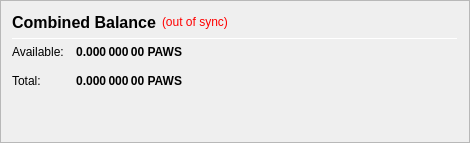
                   <widget class="QFrame" name="frame_CombinedBalances">
                    <property name="minimumSize">
                     <size>
                      <width>470</width>
                      <height>0</height>
                     </size>
                    </property>
                    <property name="frameShape">
                     <enum>QFrame::StyledPanel</enum>
                    </property>
                    <property name="frameShadow">
                     <enum>QFrame::Raised</enum>
                    </property>
                    <layout class="QVBoxLayout" name="verticalLayout_5">
                     <item>
                      <layout class="QHBoxLayout" name="horizontalLayout_5" stretch="0,0,0">
                       <item>
                        <widget class="QLabel" name="label_5z">
                         <property name="minimumSize">
                          <size>
                           <width>0</width>
                           <height>20</height>
                          </size>
                         </property>
                         <property name="font">
                          <font>
                           <pointsize>12</pointsize>
                           <weight>75</weight>
                           <bold>true</bold>
                          </font>
                         </property>
                         <property name="toolTip">
                          <string>Combined Balance (including unconfirmed and immature coins)</string>
                         </property>
                         <property name="text">
                          <string>Combined Balance</string>
                         </property>
                        </widget>
                       </item>
                       <item>
                        <widget class="QLabel" name="labelWalletStatus">
                         <property name="cursor">
                          <cursorShape>WhatsThisCursor</cursorShape>
                         </property>
                         <property name="toolTip">
                          <string>The displayed information may be out of date. Your wallet automatically synchronizes with the PAWS network after a connection is established, but this process has not completed yet.</string>
                         </property>
                         <property name="styleSheet">
                          <string notr="true">QLabel { color: red; }</string>
                         </property>
                         <property name="text">
                          <string notr="true">(out of sync)</string>
                         </property>
                         <property name="alignment">
                          <set>Qt::AlignLeading|Qt::AlignLeft|Qt::AlignVCenter</set>
                         </property>
                        </widget>
                       </item>
                       <item>
                        <spacer name="horizontalSpacer_1">
                         <property name="orientation">
                          <enum>Qt::Horizontal</enum>
                         </property>
                         <property name="sizeHint" stdset="0">
                          <size>
                           <width>40</width>
                           <height>20</height>
                          </size>
                         </property>
                        </spacer>
                       </item>
                      </layout>
                     </item>
                     <item>
                      <widget class="Line" name="line_CombinedBalance">
                       <property name="minimumSize">
                        <size>
                         <width>0</width>
                         <height>1</height>
                        </size>
                       </property>
                       <property name="maximumSize">
                        <size>
                         <width>16777215</width>
                         <height>1</height>
                        </size>
                       </property>
                       <property name="orientation">
                        <enum>Qt::Horizontal</enum>
                       </property>
                      </widget>
                     </item>
                     <item>
                      <layout class="QGridLayout" name="gridLayout_3">
                       <property name="spacing">
                        <number>12</number>
                       </property>
                       <item row="1" column="0">
                        <widget class="QLabel" name="labelBalanceTextz">
                         <property name="text">
                          <string>Available:</string>
                         </property>
                        </widget>
                       </item>
                       <item row="1" column="1">
                        <widget class="QLabel" name="labelBalancez">
                         <property name="font">
                          <font>
                           <weight>75</weight>
                           <bold>true</bold>
                          </font>
                         </property>
                         <property name="cursor">
                          <cursorShape>IBeamCursor</cursorShape>
                         </property>
                         <property name="toolTip">
                          <string>Your current spendable balance</string>
                         </property>
                         <property name="text">
                          <string notr="true">0.000 000 00 PAWS</string>
                         </property>
                         <property name="alignment">
                          <set>Qt::AlignRight|Qt::AlignTrailing|Qt::AlignVCenter</set>
                         </property>
                         <property name="textInteractionFlags">
                          <set>Qt::LinksAccessibleByMouse|Qt::TextSelectableByKeyboard|Qt::TextSelectableByMouse</set>
                         </property>
                        </widget>
                       </item>
                       <item row="2" column="0">
                        <widget class="QLabel" name="labelTotalTextz">
                         <property name="text">
                          <string>Total:</string>
                         </property>
                        </widget>
                       </item>
                       <item row="2" column="1">
                        <widget class="QLabel" name="labelTotalz">
                         <property name="font">
                          <font>
                           <weight>75</weight>
                           <bold>true</bold>
                          </font>
                         </property>
                         <property name="cursor">
                          <cursorShape>IBeamCursor</cursorShape>
                         </property>
                         <property name="toolTip">
                          <string>Total Balance, including all unavailable coins.</string>
                         </property>
                         <property name="text">
                          <string notr="true">0.000 000 00 PAWS</string>
                         </property>
                         <property name="alignment">
                          <set>Qt::AlignRight|Qt::AlignTrailing|Qt::AlignVCenter</set>
                         </property>
                         <property name="textInteractionFlags">
                          <set>Qt::LinksAccessibleByMouse|Qt::TextSelectableByKeyboard|Qt::TextSelectableByMouse</set>
                         </property>
                        </widget>
                       </item>
                       <item row="2" column="3">
                        <spacer name="horizontalSpacer_2">
                         <property name="orientation">
                          <enum>Qt::Horizontal</enum>
                         </property>
                         <property name="sizeHint" stdset="0">
                          <size>
                           <width>40</width>
                           <height>20</height>
                          </size>
                         </property>
                        </spacer>
                       </item>
                      </layout>
                     </item>
                     <item>
                      <spacer name="verticalSpacer_1">
                       <property name="orientation">
                        <enum>Qt::Vertical</enum>
                       </property>
                       <property name="sizeHint" stdset="0">
                        <size>
                         <width>20</width>
                         <height>40</height>
                        </size>
                       </property>
                      </spacer>
                     </item>
                    </layout>
                   </widget>
